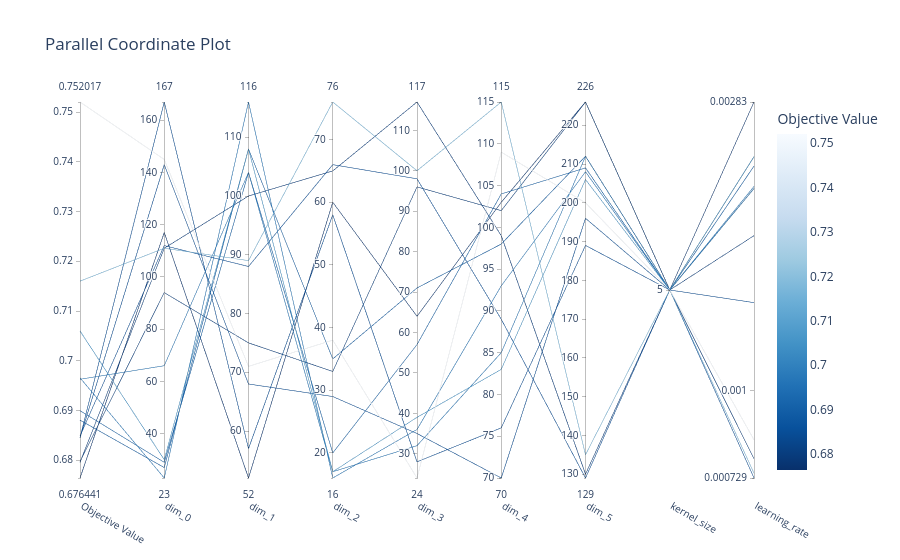

The notebook cell this image was saved under:
### Code cell
optuna.visualization.plot_parallel_coordinate(study)

### Figure 1 — Plotly figure (JSON) as saved in the notebook; plotly's stock layout.template omitted (floating-point values rounded to 4 significant figures)
{"data": [{"dimensions": [{"label": "Objective Value", "range": [0.6764, 0.752], "values": [0.6881, 0.69, 0.706, 0.6966, 0.6963, 0.6845, 0.6845, 0.752, 0.6764, 0.6797, 0.6849, 0.6796, 0.716]}, {"label": "dim_0", "range": [23, 167], "values": [27, 29, 30, 23, 66, 167, 143, 145, 117, 94, 112, 111, 111]}, {"label": "dim_1", "range": [52, 116], "values": [108, 104, 108, 116, 104, 57, 68, 71, 52, 75, 88, 100, 89]}, {"label": "dim_2", "range": [16, 76], "values": [35, 20, 17, 16, 17, 58, 29, 38, 60, 33, 66, 65, 76]}, {"label": "dim_3", "range": [24, 117], "values": [71, 57, 39, 36, 32, 28, 35, 24, 64, 96, 98, 117, 100]}, {"label": "dim_4", "range": [70, 115], "values": [98, 104, 83, 93, 85, 76, 70, 109, 103, 102, 89, 99, 115]}, {"label": "dim_5", "range": [129, 226], "values": [212, 209, 206, 208, 212, 189, 196, 200, 226, 226, 129, 130, 135]}, {"label": "kernel_size", "range": [0, 0], "ticktext": ["5"], "tickvals": [0], "values": [0, 0, 0, 0, 0, 0, 0, 0, 0, 0, 0, 0, 0]}, {"label": "learning_rate", "range": [-3.137, -2.549], "ticktext": ["0.000729", "0.001", "0.00283"], "tickvals": [-3.137, -3, -2.549], "values": [-2.649, -2.684, -2.634, -2.684, -2.681, -2.863, -2.634, -3.077, -2.549, -2.758, -3.137, -3.107, -3.13]}], "labelangle": 30, "labelside": "bottom", "line": {"color": [0.6881, 0.69, 0.706, 0.6966, 0.6963, 0.6845, 0.6845, 0.752, 0.6764, 0.6797, 0.6849, 0.6796, 0.716], "colorbar": {"title": {"text": "Objective Value"}}, "colorscale": [[0, "rgb(247,251,255)"], [0.125, "rgb(222,235,247)"], [0.25, "rgb(198,219,239)"], [0.375, "rgb(158,202,225)"], [0.5, "rgb(107,174,214)"], [0.625, "rgb(66,146,198)"], [0.75, "rgb(33,113,181)"], [0.875, "rgb(8,81,156)"], [1, "rgb(8,48,107)"]], "reversescale": true, "showscale": true}, "type": "parcoords"}], "layout": {"title": {"text": "Parallel Coordinate Plot"}}}
